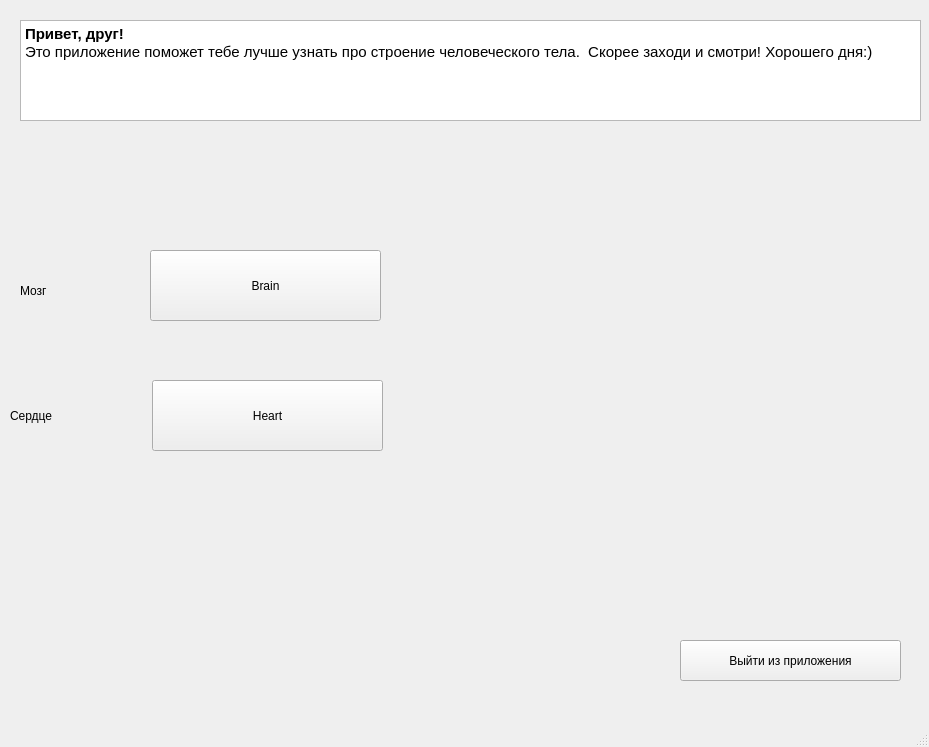
<?xml version="1.0" encoding="UTF-8"?>
<ui version="4.0">
 <class>MainWindow</class>
 <widget class="QMainWindow" name="MainWindow">
  <property name="geometry">
   <rect>
    <x>0</x>
    <y>0</y>
    <width>929</width>
    <height>747</height>
   </rect>
  </property>
  <property name="windowTitle">
   <string>MainWindow</string>
  </property>
  <widget class="QWidget" name="centralwidget">
   <widget class="QPushButton" name="pushButton">
    <property name="geometry">
     <rect>
      <x>150</x>
      <y>250</y>
      <width>231</width>
      <height>71</height>
     </rect>
    </property>
    <property name="text">
     <string>Brain</string>
    </property>
   </widget>
   <widget class="QTextBrowser" name="textBrowser">
    <property name="geometry">
     <rect>
      <x>20</x>
      <y>20</y>
      <width>901</width>
      <height>101</height>
     </rect>
    </property>
    <property name="html">
     <string>&lt;!DOCTYPE HTML PUBLIC &quot;-//W3C//DTD HTML 4.0//EN&quot; &quot;http://www.w3.org/TR/REC-html40/strict.dtd&quot;&gt;
&lt;html&gt;&lt;head&gt;&lt;meta name=&quot;qrichtext&quot; content=&quot;1&quot; /&gt;&lt;meta charset=&quot;utf-8&quot; /&gt;&lt;style type=&quot;text/css&quot;&gt;
p, li { white-space: pre-wrap; }
hr { height: 1px; border-width: 0; }
li.unchecked::marker { content: &quot;\2610&quot;; }
li.checked::marker { content: &quot;\2612&quot;; }
&lt;/style&gt;&lt;/head&gt;&lt;body style=&quot; font-family:'Segoe UI'; font-size:9pt; font-weight:400; font-style:normal;&quot;&gt;
&lt;p style=&quot; margin-top:0px; margin-bottom:0px; margin-left:0px; margin-right:0px; -qt-block-indent:0; text-indent:0px;&quot;&gt;&lt;span style=&quot; font-size:11pt; font-weight:700;&quot;&gt;Привет, друг!&lt;/span&gt;&lt;/p&gt;
&lt;p style=&quot; margin-top:0px; margin-bottom:0px; margin-left:0px; margin-right:0px; -qt-block-indent:0; text-indent:0px;&quot;&gt;&lt;span style=&quot; font-size:11pt;&quot;&gt;Это приложение поможет тебе лучше узнать про строение человеческого тела.  Скорее заходи и смотри! Хорошего дня:)&lt;/span&gt;&lt;/p&gt;&lt;/body&gt;&lt;/html&gt;</string>
    </property>
   </widget>
   <widget class="QLabel" name="label">
    <property name="geometry">
     <rect>
      <x>10</x>
      <y>390</y>
      <width>181</width>
      <height>51</height>
     </rect>
    </property>
    <property name="text">
     <string>Сердце</string>
    </property>
   </widget>
   <widget class="QPushButton" name="pushButton_2">
    <property name="geometry">
     <rect>
      <x>152</x>
      <y>380</y>
      <width>231</width>
      <height>71</height>
     </rect>
    </property>
    <property name="text">
     <string>Heart</string>
    </property>
   </widget>
   <widget class="QLabel" name="label_2">
    <property name="geometry">
     <rect>
      <x>20</x>
      <y>280</y>
      <width>111</width>
      <height>21</height>
     </rect>
    </property>
    <property name="text">
     <string>Мозг</string>
    </property>
   </widget>
   <widget class="QPushButton" name="pushButton_3">
    <property name="geometry">
     <rect>
      <x>680</x>
      <y>640</y>
      <width>221</width>
      <height>41</height>
     </rect>
    </property>
    <property name="text">
     <string>Выйти из приложения</string>
    </property>
   </widget>
  </widget>
  <widget class="QMenuBar" name="menubar">
   <property name="geometry">
    <rect>
     <x>0</x>
     <y>0</y>
     <width>929</width>
     <height>26</height>
    </rect>
   </property>
  </widget>
  <widget class="QStatusBar" name="statusbar"/>
 </widget>
 <resources/>
 <connections/>
</ui>
